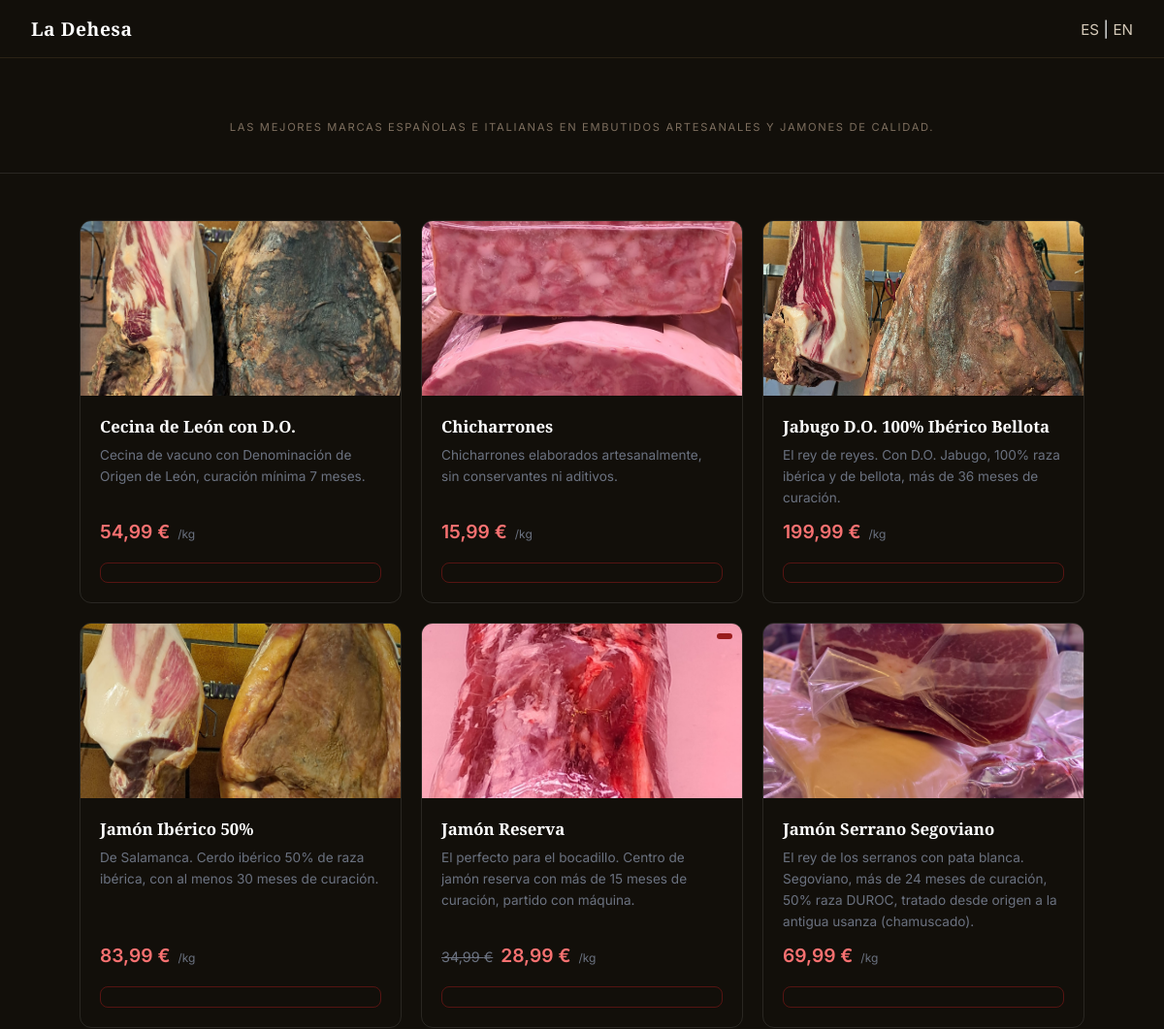
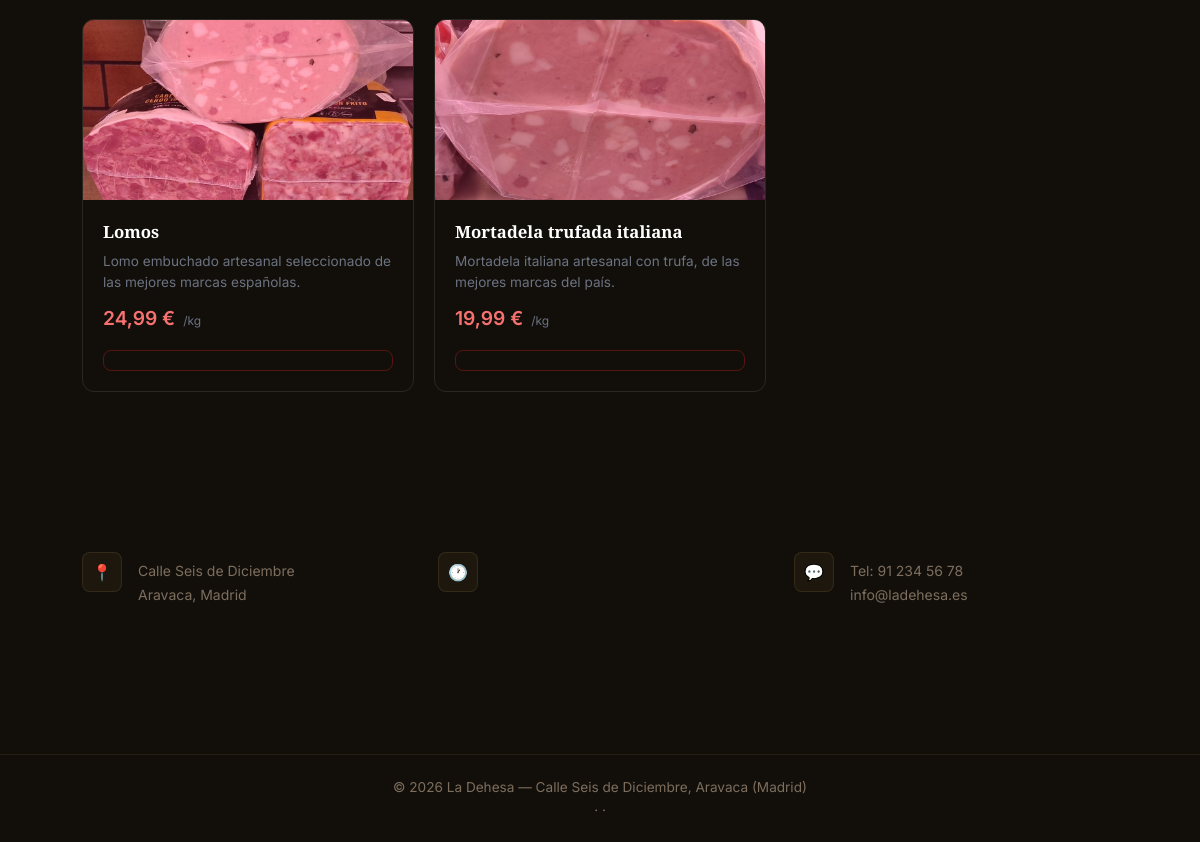
The app's page /app/views/catalogo/charcuteria.php with its own data (2 pictures, top to bottom).
### tables this page shows
CREATE TABLE secciones (
    id INT UNSIGNED AUTO_INCREMENT PRIMARY KEY,
    nombre VARCHAR(100) NOT NULL,
    slug VARCHAR(100) NOT NULL UNIQUE,
    descripcion TEXT,
    descripcion_en TEXT,
    orden TINYINT UNSIGNED NOT NULL DEFAULT 0
);

CREATE TABLE productos (
    id INT UNSIGNED AUTO_INCREMENT PRIMARY KEY,
    id_seccion INT UNSIGNED NOT NULL,
    nombre VARCHAR(200) NOT NULL,
    nombre_en VARCHAR(200),
    descripcion TEXT,
    descripcion_en TEXT,
    precio DECIMAL(10,2) NOT NULL,
    unidad_medida ENUM('kg','g','100g','unidad','bandeja','pack','blister') NOT NULL DEFAULT 'unidad',
    stock DECIMAL(10,3) NOT NULL DEFAULT 0,
    foto VARCHAR(255),
    disponible TINYINT(1) NOT NULL DEFAULT 1,
    created_at TIMESTAMP DEFAULT CURRENT_TIMESTAMP,
    FOREIGN KEY (id_seccion) REFERENCES secciones(id) ON DELETE CASCADE
);

CREATE TABLE promociones (
    id INT UNSIGNED AUTO_INCREMENT PRIMARY KEY,
    id_producto INT UNSIGNED NOT NULL,
    descripcion TEXT,
    precio_promocional DECIMAL(10,2) NOT NULL,
    activa TINYINT(1) NOT NULL DEFAULT 1,
    fecha_inicio DATE,
    fecha_fin DATE,
    FOREIGN KEY (id_producto) REFERENCES productos(id) ON DELETE CASCADE
);

### app/models/Producto.php (called while the page is built, shortened)
<?php
class Producto {
    public static function seccion($pdo, $slug) {
        $stmt = $pdo->prepare("SELECT * FROM secciones WHERE slug = ? LIMIT 1");
        $stmt->execute([$slug]);
        $resultado = $stmt->fetch();
        if ($resultado) {
            return $resultado;
        }
        return null;
    }
    public static function porSeccion($pdo, $idSeccion) {
        $sql = "SELECT p.*, pr.id AS id_promo, pr.precio_promocional
                FROM productos p
                LEFT JOIN promociones pr ON pr.id_producto = p.id
                    AND pr.activa = 1
                    AND CURDATE() BETWEEN pr.fecha_inicio AND pr.fecha_fin
                WHERE p.id_seccion = ? AND p.disponible = 1
                ORDER BY p.nombre";
        $stmt = $pdo->prepare($sql);
        $stmt->execute([$idSeccion]);
        return $stmt->fetchAll();
    }
}

### app/views/catalogo/charcuteria.php (the view, shortened to what this page needs)
<?php
require_once __DIR__ . '/../../../config/db.php';
require_once __DIR__ . '/../../models/Producto.php';
$slug = 'charcuteria';
$seccion = Producto::seccion($pdo, $slug);
$productos = Producto::porSeccion($pdo, $seccion['id']);
require __DIR__ . '/../layout/header.php';
?>
<link rel="stylesheet" href="/Carniceria/crm/public/css/catalogo.css">
<div class="catalogo-header">
    <p class="secciones-tag"><?= htmlspecialchars(($idioma === 'en' && !empty($seccion['descripcion_en'])) ? $seccion['descripcion_en'] : $seccion['descripcion']) ?></p>
</div>
<div class="catalogo-grid">
    <?php foreach ($productos as $p): ?>
        <?php
        $enPromo = $p['precio_promocional'] != null;
        $nombre_mostrar = ($idioma === 'en' && !empty($p['nombre_en'])) ? $p['nombre_en'] : $p['nombre'];
        $desc_mostrar = ($idioma === 'en' && !empty($p['descripcion_en'])) ? $p['descripcion_en'] : $p['descripcion'];
        ?>
        <div class="producto-card" id="card-<?= $p['id'] ?>">
            <div class="producto-foto">
                <?php if ($p['foto']): ?>
                    <img src="/Carniceria/crm/public/img/productos/charcuteria/<?= htmlspecialchars($p['foto']) ?>"
                         alt="<?= htmlspecialchars($nombre_mostrar) ?>">
                <?php endif; ?>
                <?php if ($enPromo): ?>
                    <span class="badge-oferta"><?= $t['badge_oferta'] ?></span>
                <?php endif; ?>
            </div>
            <div class="producto-info">
                <h3><?= htmlspecialchars($nombre_mostrar) ?></h3>
                <p><?= htmlspecialchars($desc_mostrar) ?></p>
                <div class="producto-precio">
                    <?php if ($enPromo): ?>
                        <span class="precio-original"><?= number_format($p['precio'], 2, ',', '.') ?> €</span>
                        <span class="precio-actual"><?= number_format($p['precio_promocional'], 2, ',', '.') ?> €</span>
                    <?php else: ?>
                        <span class="precio-actual"><?= number_format($p['precio'], 2, ',', '.') ?> €</span>
                    <?php endif; ?>
                    <span class="precio-kg">/<?= htmlspecialchars($p['unidad_medida'] ?? 'unidad') ?></span>
                </div>
                <?php if ((float)$p['stock'] <= 0): ?>
                    <span class="badge-agotado"><?= $t['badge_agotado'] ?></span>
                <?php else: ?>
                <a href="/Carniceria/crm/app/views/auth/login.php" class="btn-carrito"><?= $t['anadir_carrito'] ?></a>
                <?php endif; ?>
            </div>
        </div>
    <?php endforeach; ?>
</div>
<?php require __DIR__ . '/../layout/footer.php'; ?>

### public/css/index.css (style rules this page uses)
*, *::before, *::after { box-sizing: border-box; margin: 0; padding: 0; }
body { padding-top: 60px; }
body { font-family: 'Inter', sans-serif; background: #120f0a; color: white; }
.secciones-tag { text-align: center; color: #7d6e5e; font-size: 0.7rem; letter-spacing: 0.15em; text-transform: uppercase; margin-bottom: 0.5rem; }

### public/css/catalogo.css (style rules this page uses)
.catalogo-header { text-align: center; padding: 4rem 2rem 2rem; border-bottom: 1px solid rgba(255,255,255,0.1); }
.catalogo-grid { display: grid; grid-template-columns: repeat(auto-fill, minmax(260px, 1fr)); gap: 1.25rem; max-width: 1100px; margin: 0 auto; padding: 3rem 2rem 5rem; }
.producto-card { border: 1px solid rgba(255,255,255,0.1); border-radius: 12px; overflow: hidden; display: flex; flex-direction: column; transition: border-color 0.2s, background 0.2s; }
.producto-foto { background: rgba(255,255,255,0.04); height: 180px; display: flex; align-items: center; justify-content: center; position: relative; overflow: hidden; }
.producto-foto img { width: 100%; height: 100%; object-fit: cover; }
.badge-oferta { position: absolute; top: 0.6rem; right: 0.6rem; background: #991b1b; color: white; font-size: 0.7rem; font-weight: 600; letter-spacing: 0.05em; text-transform: uppercase; padding: 0.2rem 0.5rem; border-radius: 4px; }
.producto-info { padding: 1.25rem; display: flex; flex-direction: column; flex: 1; gap: 0.5rem; }
.producto-info h3 { font-family: 'Playfair Display', serif; font-size: 1.05rem; font-weight: 600; }
.producto-info p { color: #6b7280; font-size: 0.85rem; line-height: 1.6; flex: 1; }
.producto-precio { display: flex; align-items: baseline; gap: 0.5rem; margin-top: 0.25rem; }
.precio-actual { font-size: 1.2rem; font-weight: 600; color: #f87171; }
.precio-original { font-size: 0.9rem; color: #6b7280; text-decoration: line-through; }
.precio-kg { font-size: 0.75rem; color: #6b7280; }
.btn-carrito { margin-top: 0.75rem; width: 100%; background: transparent; border: 1px solid rgba(153,27,27,0.5); color: #f87171; font-size: 0.875rem; font-weight: 500; padding: 0.6rem 1rem; border-radius: 8px; cursor: pointer; transition: background 0.2s, border-color 0.2s; }

### records on screen
secciones: descripcion "LAS MEJORES MARCAS ESPAÑOLAS E ITALIANAS EN EMBUTIDOS ARTESANALES Y JAMONES DE CALIDAD."
productos: foto (picture), nombre "Cecina de León con D.O.", descripcion "Cecina de vacuno con Denominación de Origen de León, curación mínima 7 meses.", precio "54,99", unidad_medida "kg"
productos: foto (picture), nombre "Chicharrones", descripcion "Chicharrones elaborados artesanalmente, sin conservantes ni aditivos.", precio "15,99", unidad_medida "kg"
productos: foto (picture), nombre "Jabugo D.O. 100% Ibérico Bellota", descripcion "El rey de reyes. Con D.O. Jabugo, 100% raza ibérica y de bellota, más de 36 meses de curación.", precio "199,99", unidad_medida "kg"
productos: foto (picture), nombre "Jamón Ibérico 50%", descripcion "De Salamanca. Cerdo ibérico 50% de raza ibérica, con al menos 30 meses de curación.", precio "83,99", unidad_medida "kg"
promociones: id_producto.foto (picture), id_producto.nombre "Jamón Reserva", id_producto.descripcion "El perfecto para el bocadillo. Centro de jamón reserva con más de 15 meses de curación, partido con máquina.", id_producto.precio "34,99", precio_promocional "28,99", id_producto.unidad_medida "kg"
productos: foto (picture), nombre "Jamón Serrano Segoviano", descripcion "El rey de los serranos con pata blanca. Segoviano, más de 24 meses de curación, 50% raza DUROC, tratado desde origen a la antigua usanza (chamuscado).", precio "69,99", unidad_medida "kg"
productos: foto (picture), nombre "Lomos", descripcion "Lomo embuchado artesanal seleccionado de las mejores marcas españolas.", precio "24,99", unidad_medida "kg"
productos: foto (picture), nombre "Mortadela trufada italiana", descripcion "Mortadela italiana artesanal con trufa, de las mejores marcas del país.", precio "19,99", unidad_medida "kg"
